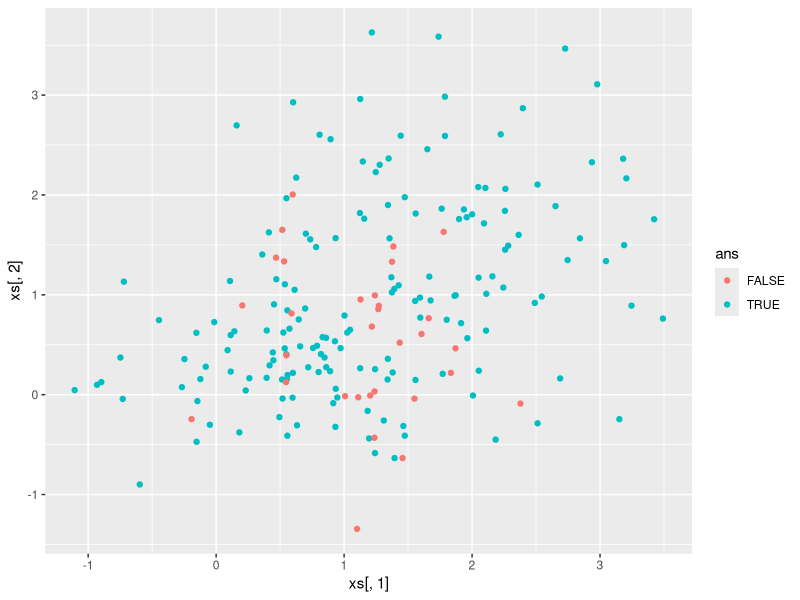

This chart was generated by the following R code:
prepareData = function(n){
  means = runif(2, 0, 1)
  vars = runif(4, 0.5, 1)
  
  x11 = rnorm(n, means[1], vars[1])
  x12 = rnorm(n, means[2], vars[2])
  x21 = rnorm(n, means[1] + 1, vars[3])
  x22 = rnorm(n, means[2] + 1, vars[4])
  
  x1 = c(x11, x21)
  x2 = c(x12, x22)
  y = c(rep(1, n), rep(-1, n))
  
  d = data.frame(y, x1, x2)
  #graph = ggplot(data, mapping = aes(y = x2, x = x1, color = as.factor(y)))
  #plot(graph + geom_point())
  return(d)
}

estimation = function(data, newx){
  newx = matrix(newx)
  x1 = t(data.matrix(data[,(2:3)][which(data[,1] == 1),]))
  x2 = t(data.matrix(data[,(2:3)][which(data[,1] == -1),]))
  mu1 = rowMeans(x1)
  mu2 = rowMeans(x2)
  cov1 = ((x1 - mu1) %*% t(x1 - mu1)) / length(x1)
  cov2 = ((x2 - mu2) %*% t(x2 - mu2)) / length(x2)
  p1 = exp(-0.5 * t(newx - mu1) %*% solve(cov1) %*% (newx - mu1)) / sqrt((2 * pi) ^ length(newx) * det(cov1))
  p2 = exp(-0.5 * t(newx - mu2) %*% solve(cov2) %*% (newx - mu2)) / sqrt((2 * pi) ^ length(newx) * det(cov2))
  return(ifelse(p1 > p2, 1, -1))
}

main = function(n){
  library(ggplot2)
  data = prepareData(n)
  xs = data.matrix(data[,(2:3)])
  ys = data.matrix(data[1])
  ans = apply(xs, 1, function(x){estimation(data, x)}) == ys
  lossdata = data.frame(ans, xs)
  graph = ggplot(lossdata, mapping = aes(y = xs[,2], x = xs[,1], color = ans))
  plot(graph + geom_point())
  print(1 - sum(ans) / (2 * n))
}

main(100)